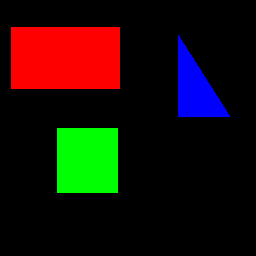
#> input picture tarea#5/img.bmp, 256 x 256 px
$ python ejercicio2.py
#> lines starting #> are read from the running program, lines starting #| are printed output that depends on the picture; after the words box and inside, x2 and y2 are one past the last pixel; in counts of white or black regions, pixels touching at a corner belong together
import cv2
import numpy as np

# Cargar la imagen
image = cv2.imread("img.bmp")
#> image is the input picture: shape (256, 256, 3); mean B, G, R 8.5, 15.4, 26.3

# Dividir la imagen en canales RGB
blue, green, red = cv2.split(image)
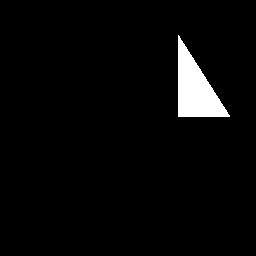
#> blue: shape (256, 256); 3.3% white; 1 white region, box (x1, y1, x2, y2) and area: (178, 35, 230, 117) 2184
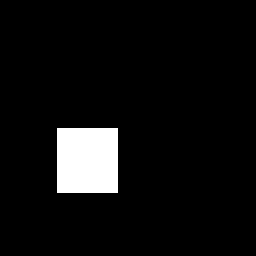
#> green: shape (256, 256); 6.1% white; 1 white region, box (x1, y1, x2, y2) and area: (57, 128, 118, 193) 3965
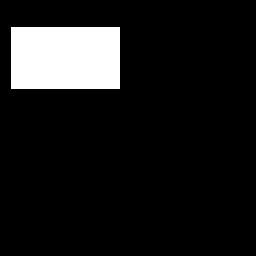
#> red: shape (256, 256); 10.3% white; 1 white region

# Segmentación por color
blue_mask = cv2.inRange(blue, 200, 255)
green_mask = cv2.inRange(green, 200, 255)
red_mask = cv2.inRange(red, 200, 255)

# Encontrar contornos de los objetos
blue_contours, _ = cv2.findContours(blue_mask, cv2.RETR_EXTERNAL, cv2.CHAIN_APPROX_SIMPLE)
#> blue_contours = 1 contour; box (x1, y1, x2, y2) and area: (178, 35, 230, 117) 2076
green_contours, _ = cv2.findContours(green_mask, cv2.RETR_EXTERNAL, cv2.CHAIN_APPROX_SIMPLE)
#> green_contours = [[[57, 128], [57, 192], [117, 192], [117, 128]]]
red_contours, _ = cv2.findContours(red_mask, cv2.RETR_EXTERNAL, cv2.CHAIN_APPROX_SIMPLE)
#> red_contours = [[[11, 27], [11, 88], [119, 88], [119, 27]]]

# Extraer ROIs y visualizarlos
for contour in red_contours:
    x, y, w, h = cv2.boundingRect(contour)
    roi = image[y:y+h, x:x+w]
    cv2.imshow("ROI Red", roi)
    cv2.moveWindow("ROI Red",300,300)
#> this loop made 1 pass
#> (contour, x, y, w, h) on pass 1: ([[11, 27], [11, 88], [119, 88], [119, 27]], 11, 27, 109, 62)
#> pass 1, `roi = image[y:y+h, x:x+w]`:
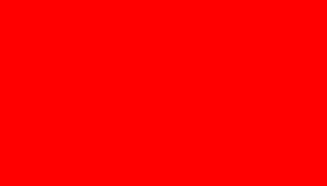
#> roi: shape (62, 109, 3) (shown 3 times larger); mean B, G, R 0, 0, 255


for contour in blue_contours:
    x, y, w, h = cv2.boundingRect(contour)
    roi = image[y:y+h, x:x+w]
    cv2.imshow("ROI Blue", roi)
    cv2.moveWindow("ROI Blue",500,300)
#> this loop made 1 pass
#> (x, y, w, h) on pass 1: (178, 35, 52, 82)
#> pass 1, `roi = image[y:y+h, x:x+w]`:
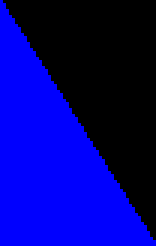
#> roi: shape (82, 52, 3) (shown 3 times larger); mean B, G, R 130.6, 0, 0


for contour in green_contours:
    x, y, w, h = cv2.boundingRect(contour)
    roi = image[y:y+h, x:x+w]
    cv2.imshow("ROI Green", roi)
    cv2.moveWindow("ROI Green",700,300)
    cv2.waitKey(0)
#> this loop made 1 pass
#> (contour, x, y, w, h) on pass 1: ([[57, 128], [57, 192], [117, 192], [117, 128]], 57, 128, 61, 65)
#> pass 1, `roi = image[y:y+h, x:x+w]`:
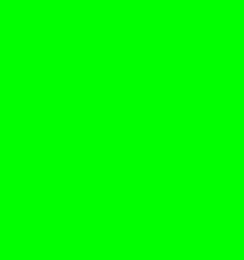
#> roi: shape (65, 61, 3) (shown 4 times larger); mean B, G, R 0, 255, 0


cv2.destroyAllWindows()
